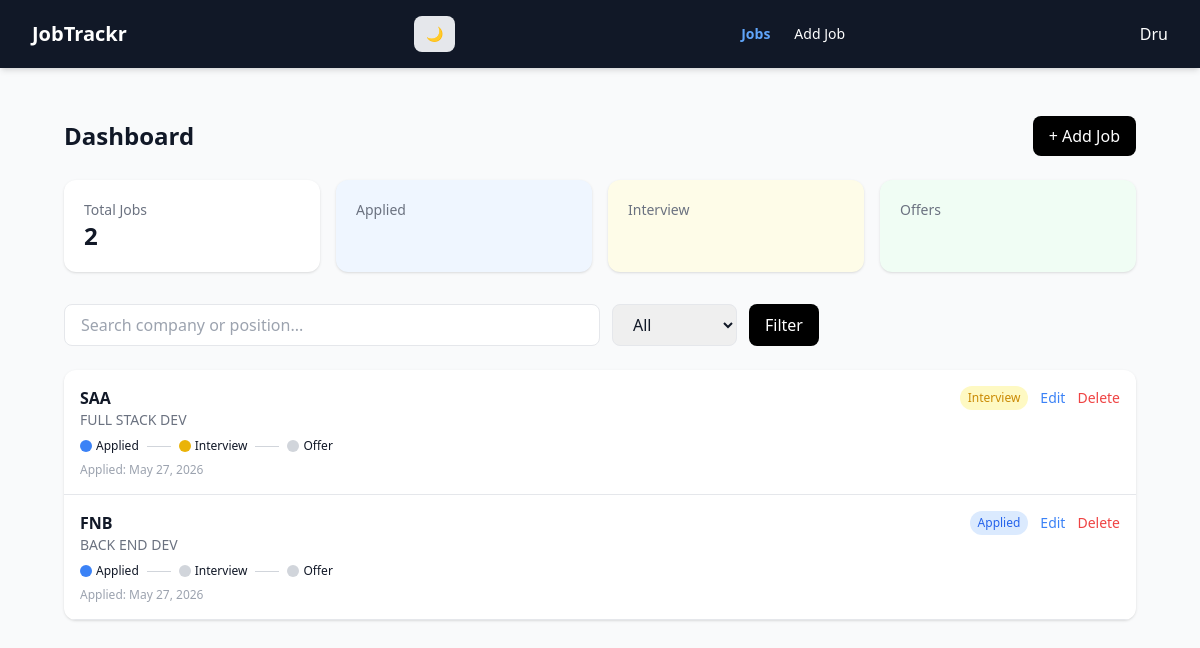
Page /jobs/ (signed in) on the committed database.
### jobs/models.py (models this page shows, shortened)
class Job(models.Model):
    STATUS_CHOICES = [
        ("applied", "Applied"),
        ("interview", "Interview"),
        ("offer", "Offer"),
        ("rejected", "Rejected"),
    ]
    user = models.ForeignKey(User, on_delete=models.CASCADE)
    company = models.CharField(max_length=255)
    position = models.CharField(max_length=255)
    status = models.CharField(max_length=20, choices=STATUS_CHOICES)
    applied_date = models.DateTimeField(auto_now_add=True)

### jobs/views.py (the view)
# urls.py: path("", views.job_list, name="job_list"),
@login_required
def job_list(request):
    jobs = Job.objects.filter(user=request.user).order_by("-id")
    query = request.GET.get("q")
    status = request.GET.get("status")
    if query:
        jobs = jobs.filter(
            company__icontains=query
        ) | jobs.filter(
            position__icontains=query
        )
    if status and status != "all":
        jobs = jobs.filter(status=status)
    context = {
        "jobs": jobs,
        "query": query or "",
        "status": status or "all",
    }
    return render(request, "jobs/job_list.html", context)

### jobs/templates/jobs/job_list.html (shortened to what this page needs)
{% extends "base.html" %}
{% block content %}
<div class="max-w-6xl mx-auto px-4 py-6">
    <div class="flex justify-between items-center mb-6">
        <h1 class="text-2xl font-bold">Dashboard</h1>
        <a href="/jobs/add/"
           class="bg-black text-white px-4 py-2 rounded-lg hover:bg-gray-800 transition">
            + Add Job
        </a>
    </div>
    <div class="grid grid-cols-1 md:grid-cols-4 gap-4 mb-8">
        <div class="bg-white p-5 rounded-xl shadow">
            <div class="text-gray-500 text-sm">Total Jobs</div>
            <div class="text-2xl font-bold">{{ jobs|length }}</div>
        </div>
        <div class="bg-blue-50 p-5 rounded-xl shadow">
            <div class="text-gray-500 text-sm">Applied</div>
        </div>
        <div class="bg-yellow-50 p-5 rounded-xl shadow">
            <div class="text-gray-500 text-sm">Interview</div>
        </div>
        <div class="bg-green-50 p-5 rounded-xl shadow">
            <div class="text-gray-500 text-sm">Offers</div>
        </div>
    </div>
    <form method="GET" class="flex flex-col md:flex-row gap-3 mb-6">
        <input type="text"
               name="q"
               value="{{ query }}"
               placeholder="Search company or position..."
               class="w-full md:w-1/2 px-4 py-2 border rounded-lg focus:ring">
        <select name="status" class="px-4 py-2 border rounded-lg">
            <option value="all">All</option>
        </select>
        <button class="bg-black text-white px-4 py-2 rounded-lg hover:bg-gray-800">
            Filter
        </button>
    </form>
    <div class="bg-white rounded-xl shadow overflow-hidden">
        {% for job in jobs %}
        <div class="flex justify-between items-start p-4 border-b hover:bg-gray-50">
            <div>
                <div class="font-semibold text-gray-900 dark:text-white">
                    {{ job.company }}
                </div>
                <div class="text-sm text-gray-500 dark:text-gray-300">
                    {{ job.position }}
                </div>
                <div class="mt-2 flex items-center gap-2 text-xs">
                    <div class="flex items-center gap-1">
                        <div class="w-3 h-3 rounded-full
                            {% if job.status == 'applied' or job.status == 'interview' or job.status == 'offer' %}
                                bg-blue-500
                            {% else %}
                                bg-gray-300
                            {% endif %}">
                        </div>
                        <span>Applied</span>
                    </div>
                    <div class="w-6 h-px bg-gray-300"></div>
                    <div class="flex items-center gap-1">
                        <div class="w-3 h-3 rounded-full
                            {% if job.status == 'interview' or job.status == 'offer' %}
                                bg-yellow-500
                            {% else %}
                                bg-gray-300
                            {% endif %}">
                        </div>
                        <span>Interview</span>
                    </div>
                    <div class="w-6 h-px bg-gray-300"></div>
                    <div class="flex items-center gap-1">
                        <div class="w-3 h-3 rounded-full
                            {% if job.status == 'offer' %}
                                bg-green-500
                            {% else %}
                                bg-gray-300
                            {% endif %}">
                        </div>
                        <span>Offer</span>
                    </div>
                </div>
                <div class="text-xs text-gray-400 mt-2">
                    Applied: {{ job.applied_date|date:"M d, Y" }}
                </div>
            </div>
            <div class="flex items-center gap-3">
                <span class="text-xs px-2 py-1 rounded-full font-medium
                    {% if job.status == 'applied' %}bg-blue-100 text-blue-600
                    {% elif job.status == 'interview' %}bg-yellow-100 text-yellow-600
                    {% elif job.status == 'offer' %}bg-green-100 text-green-600
                    {% else %}bg-red-100 text-red-600
                    {% endif %}">
                    {{ job.status|title }}
                </span>
                <a href="/jobs/edit/{{ job.id }}/" class="text-blue-500 text-sm">Edit</a>
                <a href="/jobs/delete/{{ job.id }}/" class="text-red-500 text-sm">Delete</a>
            </div>
        </div>
        {% empty %}
        <div class="p-6 text-gray-500">
            No jobs yet.
        </div>
        {% endfor %}
    </div>
</div>
{% endblock %}

### templates/base.html (shortened to what this page needs)
<!DOCTYPE html>
<html lang="en" class="dark">
<head>
    <script src="https://cdn.tailwindcss.com"></script>
    <link href="https://cdn.jsdelivr.net/npm/@tabler/icons@2.47.0/iconfont/tabler-icons.min.css" rel="stylesheet">
</head>
<body class="bg-gray-50 text-gray-900 dark:bg-gray-900 dark:text-white">
<nav class="bg-gray-900 text-white px-6 py-4 flex justify-between items-center shadow-md">
    <div class="text-xl font-bold flex items-center gap-2">
        JobTrackr
    </div>
    <button id="themeToggle"
            class="px-3 py-2 rounded-lg text-sm font-medium
                   bg-gray-200 dark:bg-gray-700
                   text-gray-800 dark:text-white
                   hover:scale-105 transition">
    </button>
    <div class="flex items-center gap-6 text-sm">
        <a href="/jobs/"
           class="{% if request.path == '/jobs/' %}text-blue-400 font-semibold{% else %}hover:text-blue-400{% endif %}">
            Jobs
        </a>
        <a href="/jobs/add/"
           class="{% if request.path == '/jobs/add/' %}text-blue-400 font-semibold{% else %}hover:text-blue-400{% endif %}">
            Add Job
        </a>
    </div>
    <div class="relative group">
        <button class="flex items-center gap-2 hover:text-blue-400 transition">
            {% if request.user.is_authenticated %}
                {{ request.user.username }}
            {% else %}
                Guest
            {% endif %}
        </button>
    </div>
</nav>
<main class="max-w-6xl mx-auto p-6">
    {% block content %}{% endblock %}
</main>
</body>
</html>

### rows in the picture
Job: company "SAA", position "FULL STACK DEV", applied_date "May 27, 2026", status "Interview"
Job: company "FNB", position "BACK END DEV", applied_date "May 27, 2026", status "Applied"

### other values in the picture
{{ request.user.username }} "Dru"
{{ jobs|length }} "2"
